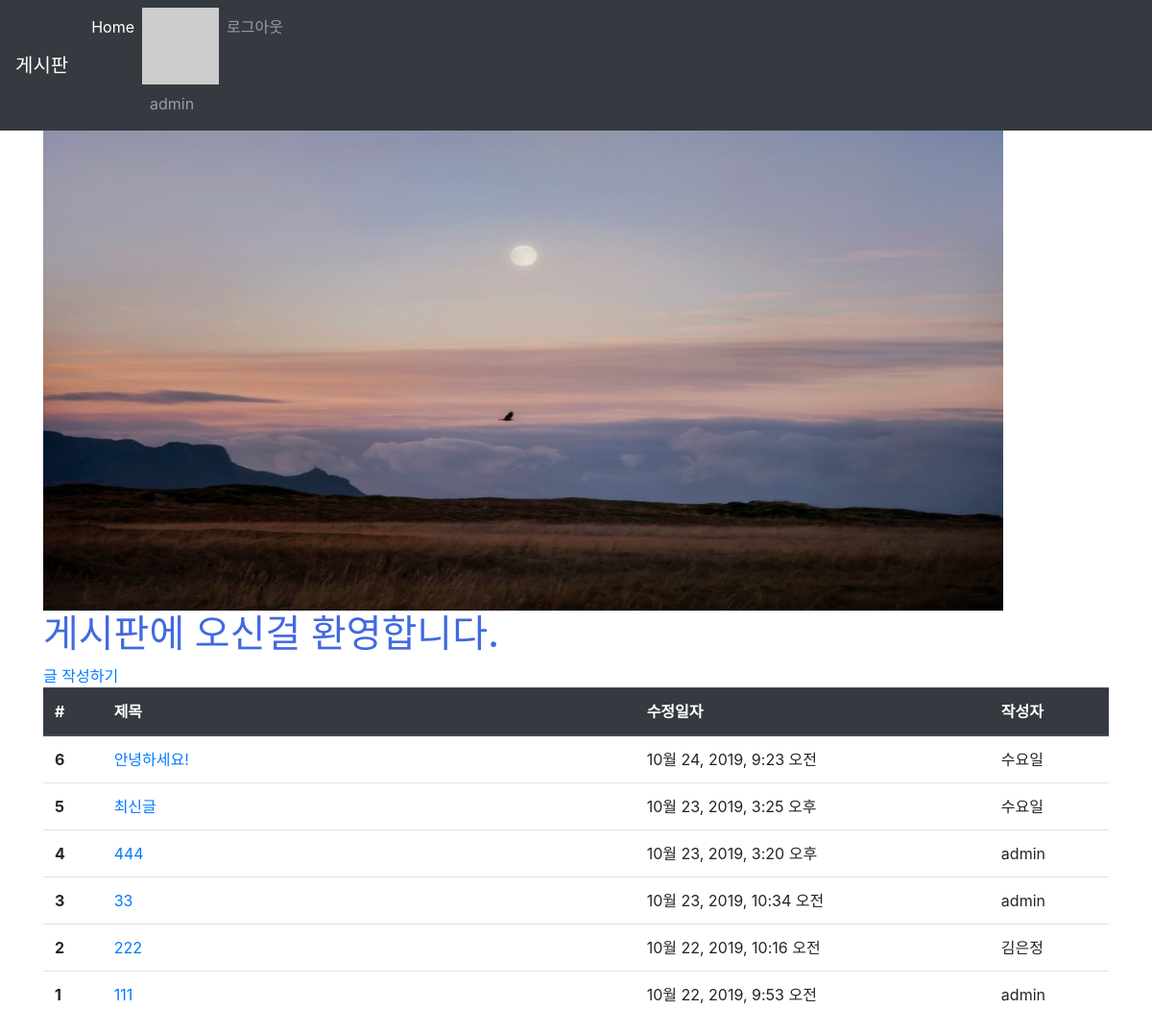
Before: /articles/ (signed in) with the older database file.
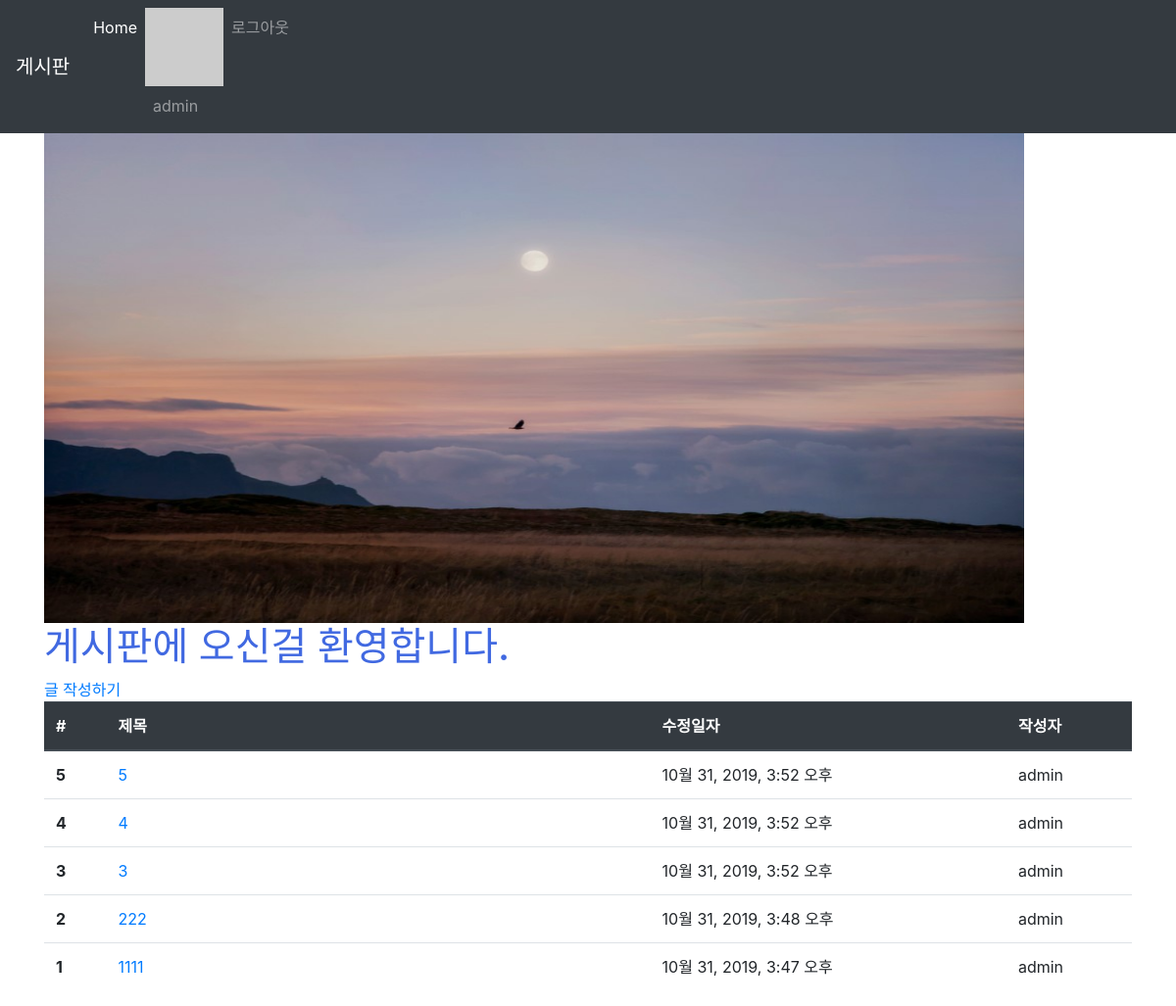
After: the same page with the newer database file.
### accounts/models.py (models this page shows)
class User(AbstractUser):
    followings = models.ManyToManyField(
                    settings.AUTH_USER_MODEL,
                    related_name='followers',
                    blank=True
                    )

### articles/models.py (models this page shows, shortened)
class Article(models.Model):
   title = models.CharField(max_length=10)
   content = models.TextField()
   image = models.ImageField(blank=True)
   image_thumbnail = ProcessedImageField(
       blank=True,
       processors=[ResizeToFill(300, 300)],
       format='JPEG',
       options={'quality': 80}
   )
   created_at = models.DateTimeField(auto_now_add=True)
   updated_at = models.DateTimeField(auto_now=True)
   user = models.ForeignKey(settings.AUTH_USER_MODEL, on_delete=models.CASCADE)
   like_users = models.ManyToManyField(settings.AUTH_USER_MODEL, related_name='like_articles', blank=True)
   hashtags = models.ManyToManyField(HashTag, blank=True, related_name='articles')

### articles/views.py (the view)
# urls.py: path('', views.index, name='index'),
@require_GET
def index(request):
    articles = Article.objects.order_by('-id')
    context = {
        'articles': articles
    }
    return render(request, 'articles/index.html', context)

### articles/templatetags/gravatar.py (called while the page is built)
@register.filter
def makehash(email):
    return 'https://www.gravatar.com/avatar/' + hashlib.md5(email.strip().lower().encode('utf-8')).hexdigest()

### articles/templates/articles/index.html (shortened to what this page needs)
<!DOCTYPE html>
<html lang="ko">
<head>
</head>
{% extends 'articles/base.html' %}
{% load static %}
{% block css %}
<link rel="stylesheet" href="{% static 'articles/style.css'%}">
{% endblock %}
{% block body %}
<img src="{% static 'articles/photo.jpg'%}" alt="" width=1000" height = "500">
<h1 class="title">게시판에 오신걸 환영합니다.</h1>
{% if user.is_authenticated %}
  <a href="{% url 'articles:create' %}">글 작성하기</a>
{% endif %}
<table class="table">
  <thead class="thead-dark">
    <tr>
      <th scope="col">#</th>
      <th scope="col">제목</th>
      <th scope="col">수정일자</th>
      <th scope="col">작성자</th>
    </tr>
  </thead>
  <tbody>
    {% for article in articles %}
    <tr>
      <th scope="row">{{ article.id }}</th>
      <td>
        <a href="{% url 'articles:detail' article.pk %}">{{ article.title }}</a>
      </td>
      <td>{{ article.updated_at }}</td>
      <td>{{ article.user }}</td>
    </tr>
    {% endfor %}
  </tbody>
</table>
{% endblock %}

### articles/templates/articles/base.html (shortened to what this page needs)
{% load static %}
<!DOCTYPE html>
<html lang="ko">
<head>
  <link rel="stylesheet" href="{% static 'bootstrap/css/bootstrap.min.css' %}">
  {% block css %}{% endblock %}
</head>
<body>
  {% include '_navbar.html' %}
  <div class="container">
    {% block body %}
    {% endblock %}
  </div>
</body>
</html>

### articles/templates/_navbar.html (shortened to what this page needs)
{% load gravatar %}
<nav class="navbar navbar-expand-lg navbar-dark bg-dark">
    <a class="navbar-brand" href="/articles/">게시판</a>
    <div class="collapse navbar-collapse" id="navbarNav">
      <ul class="navbar-nav">
        <li class="nav-item active">
          <a class="nav-link" href="/articles/">Home <span class="sr-only">(current)</span></a>
        </li>
        {% if user.is_authenticated %}
        <li class="nav-item">
          <img src="{{ user.email|makehash }}" alt="">
          <a class="nav-link">{{ user.username }}</a>
        </li>
        <li class="nav-item">
          <a class="nav-link" href="{% url 'accounts:logout'%}">로그아웃</a>
        </li>
        {% endif %}
      </ul>
    </div>
  </nav>

### articles/static/articles/style.css (style rules this page uses)
.title { color: royalblue; }

### articles/templates/articles/index.html (style rules this page uses)
tr > th:nth-of-type(2) { width: 50% }

Changed rows visible on the page:
removed Article: id "6", title "안녕하세요!", updated_at "10월 24, 2019, 9:23 오전", user "수요일"
changed Article id 5: title "최신글" → "5"; updated_at "10월 23, 2019, 3:25 오후" → "10월 31, 2019, 3:52 오후"; user "수요일" → "admin"
changed Article id 4: title "444" → "4"; updated_at "10월 23, 2019, 3:20 오후" → "10월 31, 2019, 3:52 오후"
changed Article id 3: title "33" → "3"; updated_at "10월 23, 2019, 10:34 오전" → "10월 31, 2019, 3:52 오후"
changed Article id 2: updated_at "10월 22, 2019, 10:16 오전" → "10월 31, 2019, 3:48 오후"; user "김은정" → "admin"
changed Article id 1: title "111" → "1111"; updated_at "10월 22, 2019, 9:53 오전" → "10월 31, 2019, 3:47 오후"
